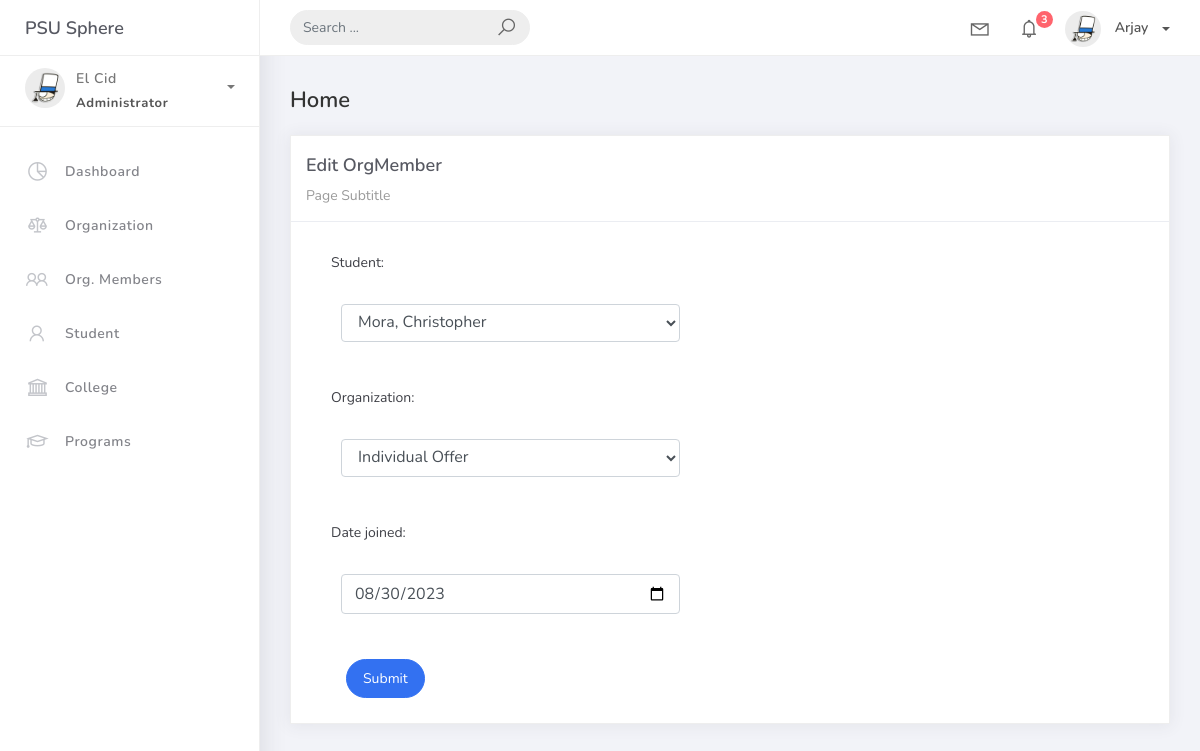
The page /orgmember_list/4 on the database as committed earlier.
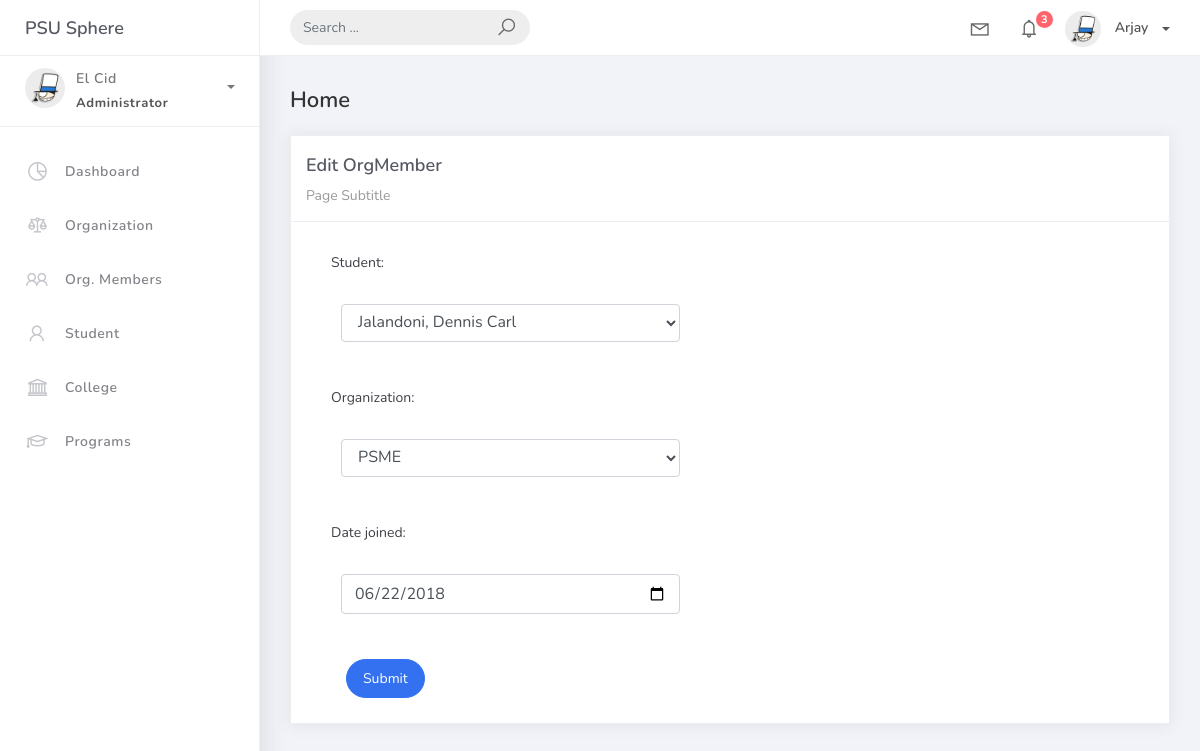
The same page on the database as committed later.
### studentorg/models.py (models this page shows, shortened)
class BaseModel (models.Model):
    created_at = models.DateTimeField(auto_now_add=True, db_index=True)
    updated_at = models.DateTimeField(auto_now=True)
    class Meta:
        abstract = True

class OrgMember(BaseModel):
    student = models.ForeignKey(Student, on_delete=models.CASCADE)
    organization = models.ForeignKey(Organization, on_delete=models.CASCADE)
    date_joined = models.DateField()

### studentorg/views.py (the view)
# urls.py: path('orgmember_list/<pk>', OrgMemberUpdateView.as_view(), name='orgmember-update'),
class OrgMemberUpdateView(UpdateView):
    model = OrgMember
    form_class = OrgMemberForm
    template_name = 'orgmember_edit.html'
    success_url = reverse_lazy('orgmember-list')

### studentorg/forms.py
class OrgMemberForm(ModelForm):
    class Meta:
        model = OrgMember
        fields = "__all__"
        widgets = {
            'date_joined': forms.DateInput(attrs={'type':'date'})
        }

### studentorg/models.py (called while the page is built)
    def __str__(self):
        return self.name

    def __str__(self) -> str:
        return f"{self.lastname}, {self.firstname}"

### templates/orgmember_edit.html
{% extends 'base.html' %} {% load static %} {% block content %}
<div class="content">
    <div class="container-fluid">
        <h4 class="page-title">Home</h4>
        <div class="row">
            <div class="col-md-12">
                <div class="card">
                    <div class="card-header">
                        <div class="card-title">Edit OrgMember</div>
                        <div class="card-category">Page Subtitle</div>
                    </div>
                    <div class="col-md-6">
                        <div class="card-body">
                            <form class="" action="" method="post" novalidate>
                                {% csrf_token %} {% include 'includes/form.html' %}
                                <div class="form-group">
                                    <div class="col-md-12 col-sm-3">
                                        <button type="submit" class="btn btn-primary btn-rounded">Submit</button>
                                    </div>
                                </div>
                            </form>
                        </div>
                    </div>
                </div>
            </div>
        </div>
    </div>
</div>
{% endblock %}

### templates/includes/form.html (shortened to what this page needs)
{% load widget_tweaks %}
{% for field in form %}
<div class="field item form-group">
    <label>{{ field.label_tag }}</label>
    <div class="form-group">
        {% render_field field class="form-control" %}
    </div>
</div>
{% endfor %}

Rows that differ between the two databases and show on the page:
changed OrgMember: student "Mora, Christopher" → "Jalandoni, Dennis Carl"; organization "Individual Offer" → "PSME"; date_joined "08/30/2023" → "06/22/2018"
